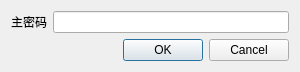
<?xml version="1.0" encoding="UTF-8"?>
<ui version="4.0">
 <class>UnlockDialog</class>
 <widget class="QDialog" name="UnlockDialog">
  <property name="geometry">
   <rect>
    <x>0</x>
    <y>0</y>
    <width>300</width>
    <height>68</height>
   </rect>
  </property>
  <property name="windowTitle">
   <string>系统登录</string>
  </property>
  <layout class="QFormLayout" name="formLayout">
   <item row="0" column="0">
    <widget class="QLabel" name="labelPassword">
     <property name="text">
      <string>主密码</string>
     </property>
    </widget>
   </item>
   <item row="0" column="1">
    <widget class="QLineEdit" name="editPassword">
     <property name="echoMode">
      <enum>QLineEdit::EchoMode::Password</enum>
     </property>
    </widget>
   </item>
   <item row="1" column="0" colspan="2">
    <widget class="QDialogButtonBox" name="buttonBox">
     <property name="orientation">
      <enum>Qt::Orientation::Horizontal</enum>
     </property>
     <property name="standardButtons">
      <set>QDialogButtonBox::StandardButton::Cancel|QDialogButtonBox::StandardButton::Ok</set>
     </property>
    </widget>
   </item>
  </layout>
 </widget>
 <resources/>
 <connections>
  <connection>
   <sender>buttonBox</sender>
   <signal>accepted()</signal>
   <receiver>UnlockDialog</receiver>
   <slot>accept()</slot>
   <hints>
    <hint type="sourcelabel">
     <x>20</x>
     <y>20</y>
    </hint>
    <hint type="destinationlabel">
     <x>20</x>
     <y>20</y>
    </hint>
   </hints>
  </connection>
  <connection>
   <sender>buttonBox</sender>
   <signal>rejected()</signal>
   <receiver>UnlockDialog</receiver>
   <slot>reject()</slot>
   <hints>
    <hint type="sourcelabel">
     <x>20</x>
     <y>20</y>
    </hint>
    <hint type="destinationlabel">
     <x>20</x>
     <y>20</y>
    </hint>
   </hints>
  </connection>
 </connections>
</ui>
